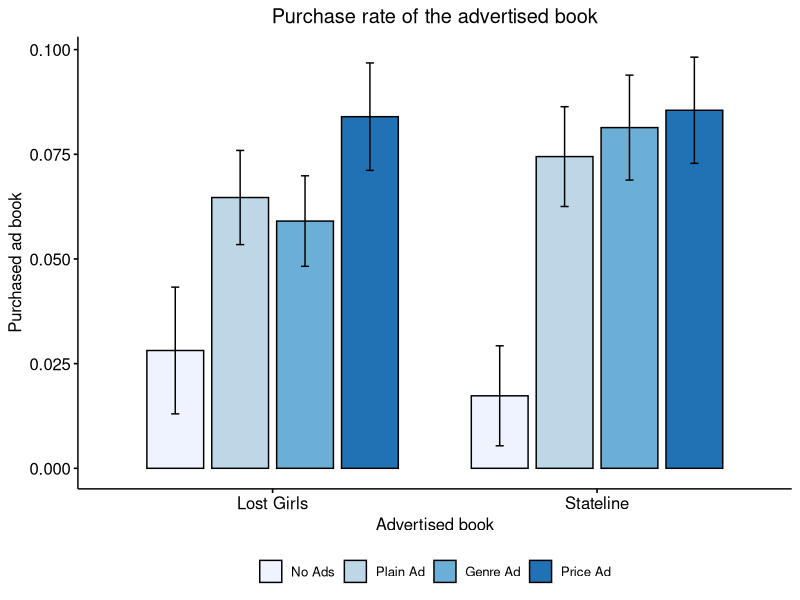
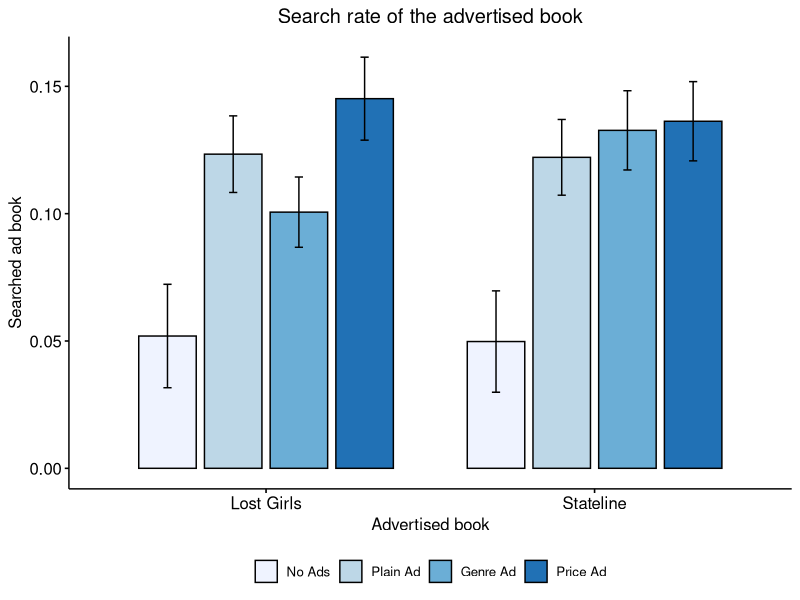
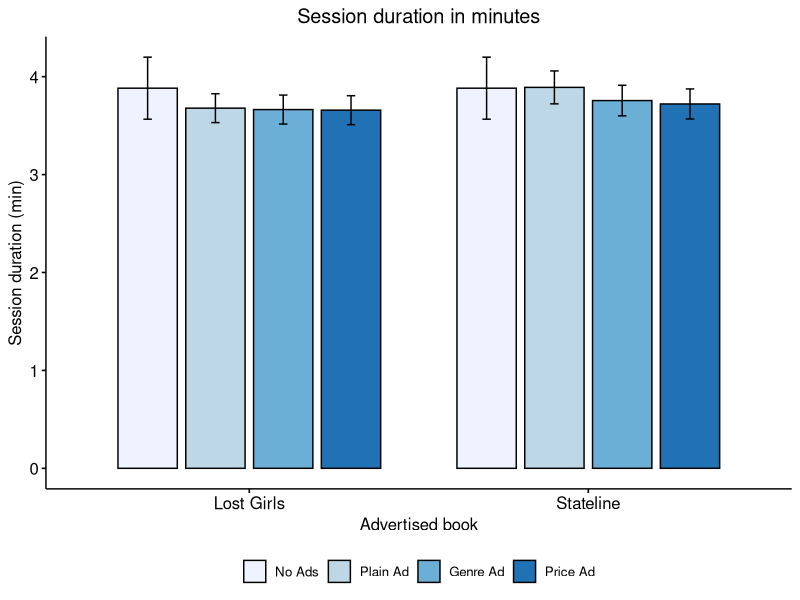
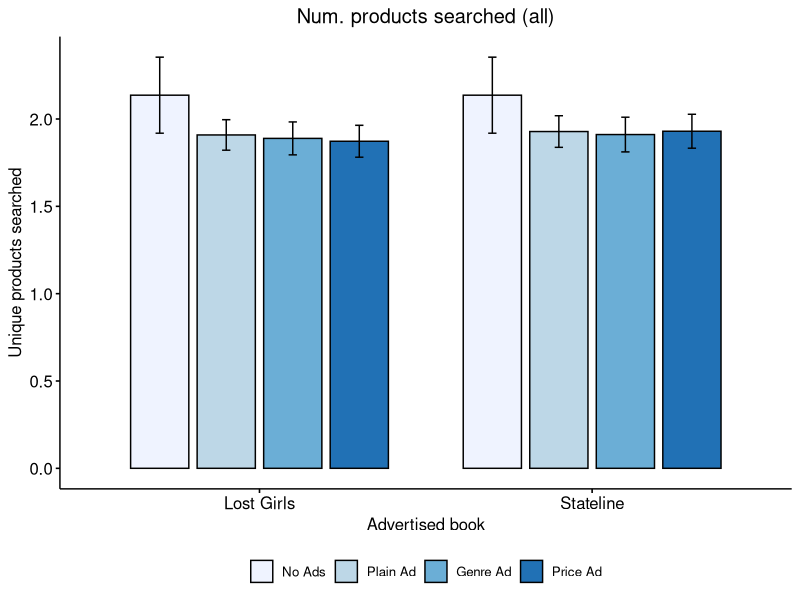
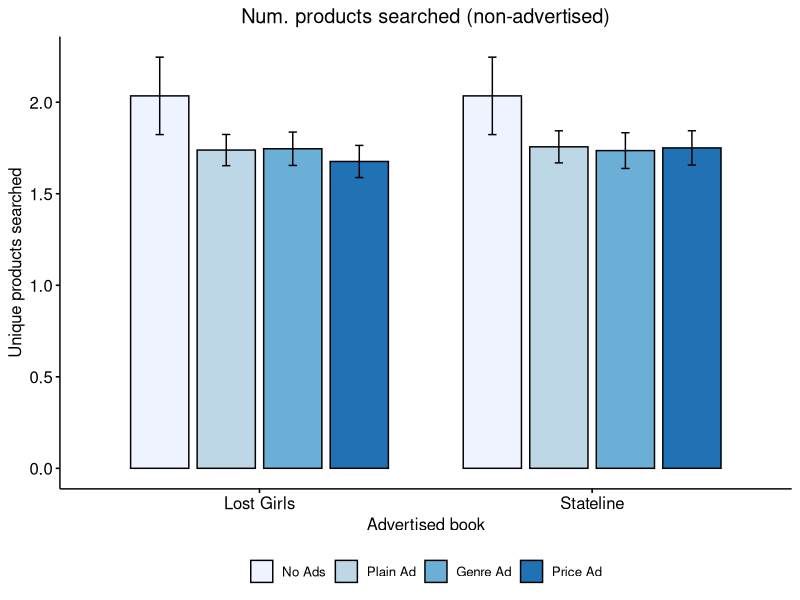
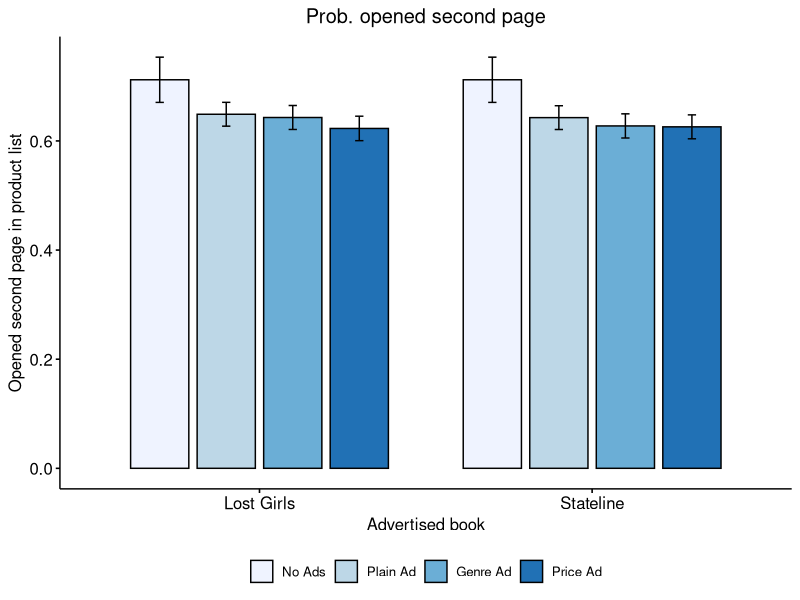
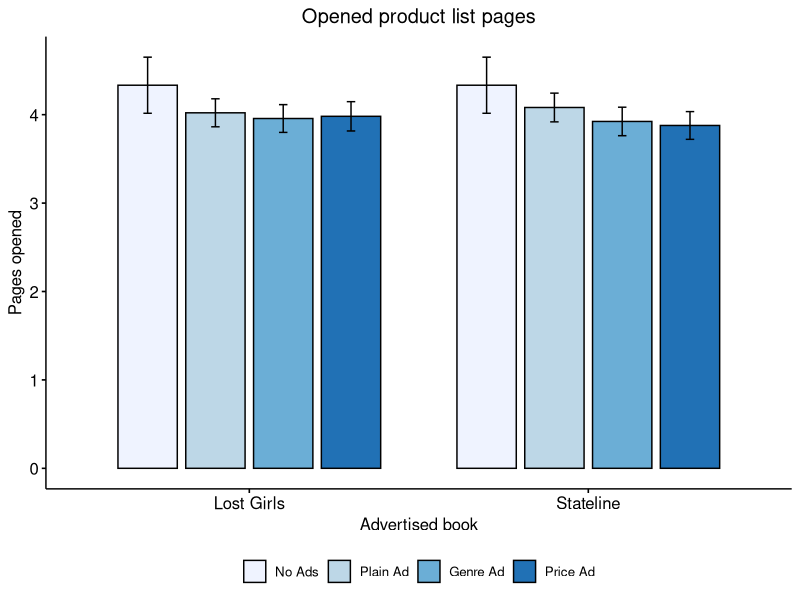
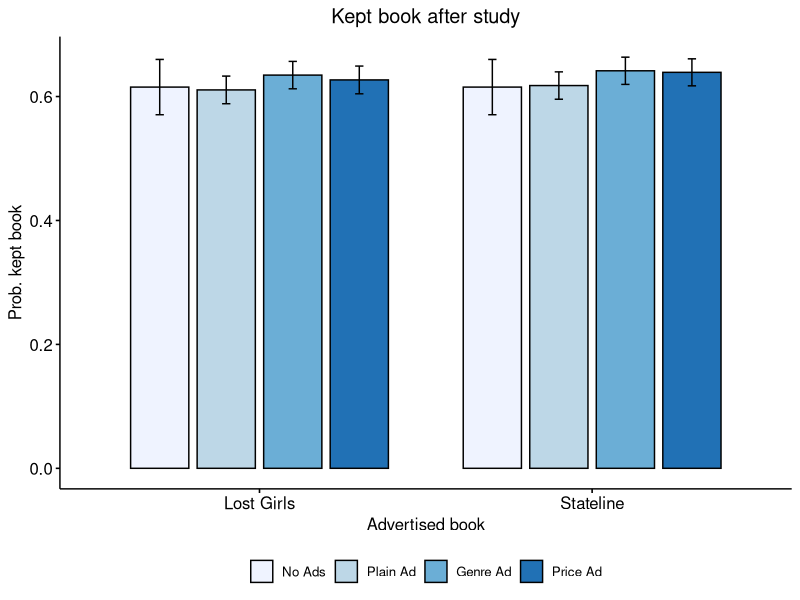

These charts were generated, in order, by the following R code:
library(ggpubr)
library(rstatix)
library(data.table)


df <- fread("../temp/data_choices_for_R.csv")
df_lostgirls <- df[df$ad_condition == 0 | df$ad_condition <= 3]
df_stateline <- df[df$ad_condition == 0 | df$ad_condition >= 4]
df_lostgirls$book <- "Lost Girls"
df_stateline$book <- "Stateline"
df_lostgirls$purchased <- df_lostgirls$purchased_203
df_stateline$purchased <- df_stateline$purchased_303
df_lostgirls$searched <- df_lostgirls$clicked_203
df_stateline$searched <- df_stateline$clicked_303
df_master <- rbind(df_lostgirls, df_stateline)

setwd("../output/graphs/main_ate/")



### Plot 1: purchases (advertised book) ###
# T-test
stat.test <- df_master %>%
  group_by(book)       %>%
  t_test(purchased ~ ad_type, ref.group = "1ad")
stat.test

# Plot
bp <- ggbarplot(
  df_master, x = "book", y = "purchased", fill = "ad_type",
  add = "mean_ci", add.params = list(group = "ad_type"),
  position = position_dodge(0.8)
) 

p <- bp + scale_fill_brewer(palette="Blues", labels=c('No Ads', 'Plain Ad', 'Genre Ad' , 'Price Ad')) + 
  labs(title="Purchase rate of the advertised book", x ="Advertised book", y = "Purchased ad book") +
  theme(legend.title=element_blank(), legend.position="bottom", plot.title = element_text(hjust = 0.5))
p
ggsave("purchases.png", plot = p, width = 1500, height = 1200, units = "px", dpi = 300)


### Plot 2: searches (advertised book) ###
# T-test
stat.test <- df_master %>%
  group_by(book)       %>%
  t_test(searched ~ ad_type, ref.group = "1ad")
stat.test

# Plot
bp <- ggbarplot(
  df_master, x = "book", y = "searched", fill = "ad_type",
  add = "mean_ci", add.params = list(group = "ad_type"),
  position = position_dodge(0.8)
) 

p <- bp + scale_fill_brewer(palette="Blues", labels=c('No Ads', 'Plain Ad', 'Genre Ad' , 'Price Ad')) + 
  labs(title="Search rate of the advertised book", x ="Advertised book", y = "Searched ad book") + 
  theme(legend.title=element_blank(), legend.position="bottom", plot.title = element_text(hjust = 0.5))
p
ggsave("searches.png", plot = p, width = 1500, height = 1200, units = "px", dpi = 300)

### Plot 3: total time ###
# T-test
stat.test <- df_master %>%
  group_by(book)       %>%
  t_test(session_duration ~ ad_type, ref.group = "1ad")
stat.test

# Plot
bp <- ggbarplot(
  df_master, x = "book", y = "session_duration", fill = "ad_type",
  add = "mean_ci", add.params = list(group = "ad_type"),
  position = position_dodge(0.8)
) 

p <- bp + scale_fill_brewer(palette="Blues", labels=c('No Ads', 'Plain Ad', 'Genre Ad' , 'Price Ad')) + 
  labs(title="Session duration in minutes", x ="Advertised book", y = "Session duration (min)") + 
  theme(legend.title=element_blank(), legend.position="bottom", plot.title = element_text(hjust = 0.5))
p
ggsave("total_time.png", plot = p, width = 1500, height = 1200, units = "px", dpi = 300)


### Plot 4: total searches ###
# T-test
stat.test <- df_master %>%
  group_by(book)       %>%
  t_test(num_unique ~ ad_type, ref.group = "1ad")
stat.test

# Plot
bp <- ggbarplot(
  df_master, x = "book", y = "num_unique", fill = "ad_type",
  add = "mean_ci", add.params = list(group = "ad_type"),
  position = position_dodge(0.8)
) 

p <- bp + scale_fill_brewer(palette="Blues", labels=c('No Ads', 'Plain Ad', 'Genre Ad' , 'Price Ad')) + 
  labs(title="Num. products searched (all)", x ="Advertised book", y = "Unique products searched") + 
  theme(legend.title=element_blank(), legend.position="bottom", plot.title = element_text(hjust = 0.5))
p
ggsave("total_searches.png", plot = p, width = 1500, height = 1200, units = "px", dpi = 300)


### Plot 5: total searches (non-advertised) ###
# T-test
stat.test <- df_master %>%
  group_by(book)       %>%
  t_test(num_unique_nonad ~ ad_type, ref.group = "1ad")
stat.test

# Plot
bp <- ggbarplot(
  df_master, x = "book", y = "num_unique_nonad", fill = "ad_type",
  add = "mean_ci", add.params = list(group = "ad_type"),
  position = position_dodge(0.8)
) 

p <- bp + scale_fill_brewer(palette="Blues", labels=c('No Ads', 'Plain Ad', 'Genre Ad' , 'Price Ad')) + 
  labs(title="Num. products searched (non-advertised)", x ="Advertised book", y = "Unique products searched") + 
  theme(legend.title=element_blank(), legend.position="bottom", plot.title = element_text(hjust = 0.5))
p
ggsave("total_searches_noad.png", plot = p, width = 1500, height = 1200, units = "px", dpi = 300)


### Plot 6: opened second page ###
# T-test
stat.test <- df_master %>%
  group_by(book)       %>%
  t_test(opened_second_page ~ ad_type, ref.group = "1ad")
stat.test

# Plot
bp <- ggbarplot(
  df_master, x = "book", y = "opened_second_page", fill = "ad_type",
  add = "mean_ci", add.params = list(group = "ad_type"),
  position = position_dodge(0.8)
) 

p <- bp + scale_fill_brewer(palette="Blues", labels=c('No Ads', 'Plain Ad', 'Genre Ad' , 'Price Ad')) + 
  labs(title="Prob. opened second page", x ="Advertised book", y = "Opened second page in product list") + 
  theme(legend.title=element_blank(), legend.position="bottom", plot.title = element_text(hjust = 0.5))
p
ggsave("total_second_page.png", plot = p, width = 1500, height = 1200, units = "px", dpi = 300)


### Plot 7: num product list pages opened ###
# T-test
stat.test <- df_master %>%
  group_by(book)       %>%
  t_test(pages_opened ~ ad_type, ref.group = "1ad")
stat.test

# Plot
bp <- ggbarplot(
  df_master, x = "book", y = "pages_opened", fill = "ad_type",
  add = "mean_ci", add.params = list(group = "ad_type"),
  position = position_dodge(0.8)
) 

p <- bp + scale_fill_brewer(palette="Blues", labels=c('No Ads', 'Plain Ad', 'Genre Ad' , 'Price Ad')) + 
  labs(title="Opened product list pages", x ="Advertised book", y = "Pages opened") + 
  theme(legend.title=element_blank(), legend.position="bottom", plot.title = element_text(hjust = 0.5))
p
ggsave("total_pages_opened.png", plot = p, width = 1500, height = 1200, units = "px", dpi = 300)


### Plot 8: kept book after study ###
# T-test
stat.test <- df_master %>%
  group_by(book)       %>%
  t_test(dual_response ~ ad_type, ref.group = "1ad")
stat.test

# Plot
bp <- ggbarplot(
  df_master, x = "book", y = "dual_response", fill = "ad_type",
  add = "mean_ci", add.params = list(group = "ad_type"),
  position = position_dodge(0.8)
) 

p <- bp + scale_fill_brewer(palette="Blues", labels=c('No Ads', 'Plain Ad', 'Genre Ad' , 'Price Ad')) + 
  labs(title="Kept book after study", x ="Advertised book", y = "Prob. kept book") + 
  theme(legend.title=element_blank(), legend.position="bottom", plot.title = element_text(hjust = 0.5))
p
ggsave("total_kept_book.png", plot = p, width = 1500, height = 1200, units = "px", dpi = 300)


### Plot 9: num product list pages opened ###
# T-test
stat.test <- df_master %>%
  group_by(book)       %>%
  t_test(genre_rank_purchased ~ ad_type, ref.group = "1ad")
stat.test

# Plot
bp <- ggbarplot(
  df_master, x = "book", y = "genre_rank_purchased", fill = "ad_type",
  add = "mean_ci", add.params = list(group = "ad_type"),
  position = position_dodge(0.8)
) 

p <- bp + scale_fill_brewer(palette="Blues", labels=c('No Ads', 'Plain Ad', 'Genre Ad' , 'Price Ad')) + 
  labs(title="Genre rank of purchased book", x ="Advertised book", y = "Genre rank") + 
  theme(legend.title=element_blank(), legend.position="bottom", plot.title = element_text(hjust = 0.5))
p
ggsave("total_genre_rank.png", plot = p, width = 1500, height = 1200, units = "px", dpi = 300)











